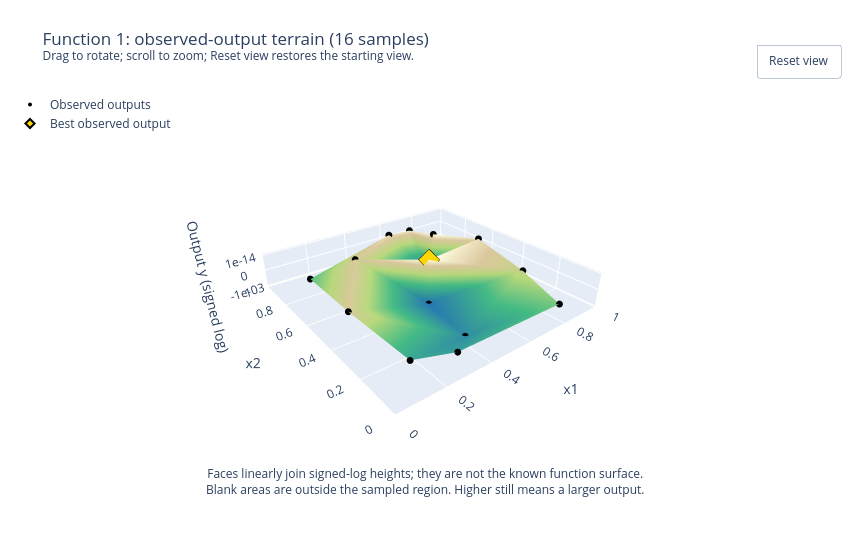

The notebook cell this image was saved under:
### Code cell
# The terrain joins observed signed-log heights; it does not fit a model.
terrain_fig = plot_observed_terrain(
    review["inputs"].to_numpy(), review["outputs"].to_numpy(),
    title=f"Function {FUNCTION_NUMBER}: observed-output terrain ({len(review['data'])} samples)",
    heights=signed_log(review["outputs"].to_numpy(), scale=TERRAIN_SCALE),
    height_axis=dict(title="Output y (signed log)", tickmode="array",
        tickvals=signed_log(TERRAIN_TICKS, scale=TERRAIN_SCALE),
        ticktext=[f"{value:.0e}" if value else "0" for value in TERRAIN_TICKS]),
    height_description="signed-log heights", save_to=FIGURES_DIR / "observed-output-terrain.html",
    **TERRAIN_SETTINGS,
)
terrain_fig.show(config={**PLOT_CONFIG, "responsive": TERRAIN_SETTINGS["width"] is None})

### Figure 1 — Plotly figure (JSON) as saved in the notebook; plotly's stock layout.template omitted (floating-point values rounded to 4 significant figures)
{"data": [{"colorscale": [[0, "#2475b0"], [0.4, "#42b983"], [0.65, "#b6d77a"], [0.85, "#d9c69c"], [1, "#fffde0"]], "flatshading": true, "hoverinfo": "skip", "i": [11, 3, 3, 0, 0, 9, 4, 0, 5, 6, 10, 3, 5, 10, 0, 2, 2, 4, 2, 1, 7], "intensity": [121.1, 154.0, 184.9, 76.52, -197.6, -146.3, -109.3, 160.4, 119.6, 152.8, -197.7, -91.61, 0.4732, -28.98, -106.1, 186.3], "intensitymode": "vertex", "j": [5, 9, 5, 1, 13, 4, 0, 4, 6, 5, 3, 10, 10, 0, 10, 9, 4, 7, 7, 7, 2], "k": [8, 15, 12, 13, 8, 15, 15, 1, 12, 11, 15, 5, 8, 8, 15, 14, 9, 1, 4, 14, 14], "name": "Joined observations", "showscale": false, "type": "mesh3d", "x": [0.3194, 0.5743, 0.731, 0.8404, 0.6501, 0.4104, 0.3127, 0.6834, 0.08251, 0.8839, 0.4684, 0.1531, 0.7819, 0.1295, 0.9121, 0.5379], "y": [0.763, 0.8799, 0.733, 0.2647, 0.6815, 0.1476, 0.07872, 0.8611, 0.4035, 0.5823, 0.4354, 0.134, 0.02561, 0.8222, 0.8618, 0.5222], "z": [121.1, 154.0, 184.9, 76.52, -197.6, -146.3, -109.3, 160.4, 119.6, 152.8, -197.7, -91.61, 0.4732, -28.98, -106.1, 186.3]}, {"customdata": [1.323e-79, 1.033e-46, 7.711e-16, 3.342e-124, -0.003606, -2.159e-54, -2.089e-91, 2.535e-40, 3.607e-81, 6.23e-48, -0.005509, -4.058e-109, 1.973e-200, -9.546e-172, -1.386e-94, 2.171e-14], "hovertemplate": "x1=%{x:.4f}<br>x2=%{y:.4f}<br>Output y=%{customdata:.3e}<extra></extra>", "marker": {"color": "black", "size": 4}, "mode": "markers", "name": "Observed outputs", "type": "scatter3d", "x": [0.3194, 0.5743, 0.731, 0.8404, 0.6501, 0.4104, 0.3127, 0.6834, 0.08251, 0.8839, 0.4684, 0.1531, 0.7819, 0.1295, 0.9121, 0.5379], "y": [0.763, 0.8799, 0.733, 0.2647, 0.6815, 0.1476, 0.07872, 0.8611, 0.4035, 0.5823, 0.4354, 0.134, 0.02561, 0.8222, 0.8618, 0.5222], "z": [121.1, 154.0, 184.9, 76.52, -197.6, -146.3, -109.3, 160.4, 119.6, 152.8, -197.7, -91.61, 0.4732, -28.98, -106.1, 186.3]}, {"customdata": [2.171e-14], "hovertemplate": "Best observed output: %{customdata:.3e}<extra></extra>", "marker": {"color": "gold", "line": {"color": "black", "width": 2}, "size": 7, "symbol": "diamond"}, "mode": "markers", "name": "Best observed output", "type": "scatter3d", "x": [0.5379], "y": [0.5222], "z": [186.3]}], "layout": {"annotations": [{"showarrow": false, "text": "Faces linearly join signed-log heights; they are not the known function surface.<br>Blank areas are outside the sampled region. Higher still means a larger output.", "x": 0.5, "xref": "paper", "y": -0.08, "yref": "paper"}], "autosize": false, "height": 560, "legend": {"x": 0, "y": 1}, "margin": {"b": 90, "l": 10, "r": 10, "t": 90}, "scene": {"aspectmode": "manual", "aspectratio": {"x": 1, "y": 1, "z": 0.16}, "camera": {"center": {"x": 0, "y": 0, "z": 0}, "eye": {"x": -1.05, "y": -1.35, "z": 0.9}, "projection": {"type": "perspective"}, "up": {"x": 0, "y": 0, "z": 1}}, "dragmode": "orbit", "xaxis": {"range": [0, 1], "title": {"text": "x1"}}, "yaxis": {"range": [0, 1], "title": {"text": "x2"}}, "zaxis": {"tickmode": "array", "ticktext": ["-1e-03", "0", "1e-14"], "tickvals": [-197.0, 0.0, 186.0], "title": {"text": "Output y (signed log)"}}}, "title": {"text": "Function 1: observed-output terrain (16 samples)<br><sup>Drag to rotate; scroll to zoom; Reset view restores the starting view.</sup>"}, "updatemenus": [{"buttons": [{"args": [{"scene.camera": {"center": {"x": 0, "y": 0, "z": 0}, "eye": {"x": -1.05, "y": -1.35, "z": 0.9}, "projection": {"type": "perspective"}, "up": {"x": 0, "y": 0, "z": 1}}}], "label": "Reset view", "method": "relayout"}], "showactive": false, "type": "buttons", "x": 1, "xanchor": "right", "y": 1.12, "yanchor": "top"}], "width": 850}}
